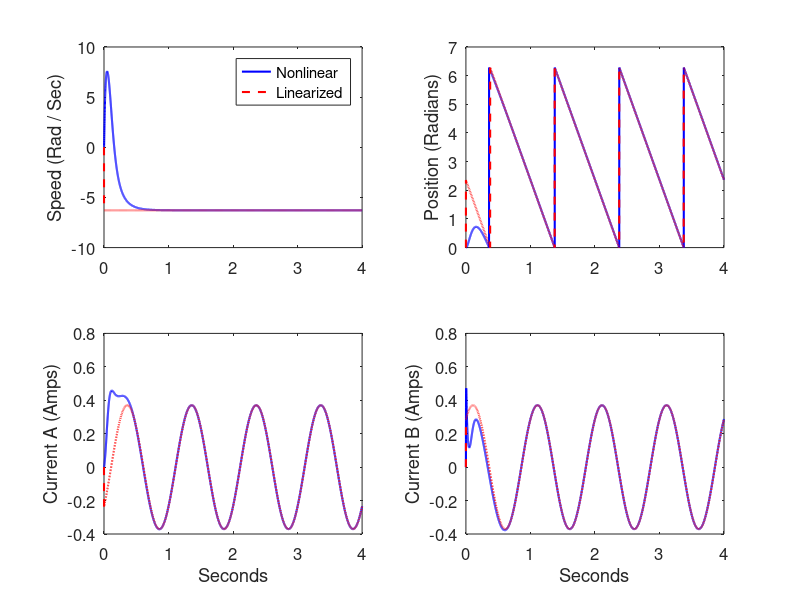

The MATLAB script that drew this image:
function Motor(ControlChange)

% Two-phase step motor simulation.
% This file can be used to investigate the effects of linearization.
% If ControlChange = 0 then the nonlinear and linearized simulations should
% match exactly (in steady state). As ControlChange increases, the linearized simulation
% diverges more and more from the nonlinear simulation.

if ~exist('ControlChange', 'var')
    ControlChange = 0;
end

Ra = 1.9; % Winding resistance
L = 0.003; % Winding inductance
lambda = 0.1; % Motor constant
J = 0.00018; % Moment of inertia
B = 0.001; % Coefficient of viscous friction

dt = 0.0005; % Integration step size
tf = 4; % Simulation length 

x = [0; 0; 0; 0]; % Initial state
xlin = x; % Linearized approximation of state
dx = x - xlin; % Difference between true state and linearized state
w = 2 * pi; % Control input frequency

% Initialize arrays for plotting at the end of the program
N = round(tf/dt) + 1;
xArray = zeros(4, N);
xlinArray = zeros(4, N);

i = 0;
% Begin simulation loop
for t = 0 : dt : tf
    i = i + 1;
    % Save data for plotting
    xArray(:,i) = x;
    xlinArray(:, i) = xlin;
    % Nonlinear simulation
    ua0 = sin(w*t); % nominal winding A control input
    ub0 = cos(w*t); % nominal winding B control input
    ua = (1 + ControlChange) * sin(w*t); % true winding A control input
    ub = (1 + ControlChange) * cos(w*t); % true winding B control input
    xdot = [-Ra/L*x(1) + x(3)*lambda/L*sin(x(4)) + ua/L;
        -Ra/L*x(2) - x(3)*lambda/L*cos(x(4)) + ub/L;
        -3/2*lambda/J*x(1)*sin(x(4)) + 3/2*lambda/J*x(2)*cos(x(4)) - B/J*x(3);
        x(3)];
    x = x + xdot * dt;
    x(4) = mod(x(4), 2*pi);
    % Linearized simulation
    w0 = -2*pi; % nominal rotor speed
    theta0 = 3*pi/4 - 2*pi*t; % nominal rotor position
    ia0 = 0.3708 * cos(2*pi*(t-1.36)); % nominal winding a current
    ib0 = -0.3708 * sin(2*pi*(t-1.36)); % nominal winding b current
    du = [ua-ua0; ub-ub0];
    F = [-Ra/L 0 lambda/L*sin(theta0) w0*lambda/L*cos(theta0);
        0 -Ra/L -lambda/L*cos(theta0) w0*lambda/L*sin(theta0);
        -3/2*lambda/J*sin(theta0) 3/2*lambda/J*cos(theta0) -B/J -3/2*lambda/J*(ia0*cos(theta0)+ib0*sin(theta0));
        0 0 1 0];
    G = [1/L 0; 0 1/L; 0 0; 0 0];
    dxdot = F * dx + G * du;
    dx = dx + dxdot * dt;
    xlin = [ia0; ib0; w0; theta0] + dx;
    xlin(4) = mod(xlin(4), 2*pi);
end

% % Compare linear and nonlinear simulation.
close all;
tArray = 0 : dt : tf+dt/10;
figure;
set(gcf,'Color','White'); 

subplot(2,2,1); hold on;
plot(tArray,xArray(3,:),'b-','LineWidth',1.5);
plot(tArray,xlinArray(3,:),'r--','LineWidth',1.5); 
set(gca,'FontSize',12); set(gca,'Box','on');
ylabel('Speed (Rad / Sec)');
legend('Nonlinear', 'Linearized');

subplot(2,2,2); hold on;
plot(tArray,xArray(4,:),'b-','LineWidth',1.5);
plot(tArray,xlinArray(4,:),'r--','LineWidth',1.5); 
set(gca,'FontSize',12); set(gca,'Box','on');
ylabel('Position (Radians)');

subplot(2,2,3); hold on;
plot(tArray,xArray(1,:),'b-','LineWidth',1.5);
plot(tArray,xlinArray(1,:),'r--','LineWidth',1.5); 
set(gca,'FontSize',12); set(gca,'Box','on');
xlabel('Seconds'); ylabel('Current A (Amps)');

subplot(2,2,4); hold on;
plot(tArray,xArray(2,:),'b-','LineWidth',1.5);
plot(tArray,xlinArray(2,:),'r--','LineWidth',1.5); 
set(gca,'FontSize',12); set(gca,'Box','on');
xlabel('Seconds'); ylabel('Current B (Amps)');